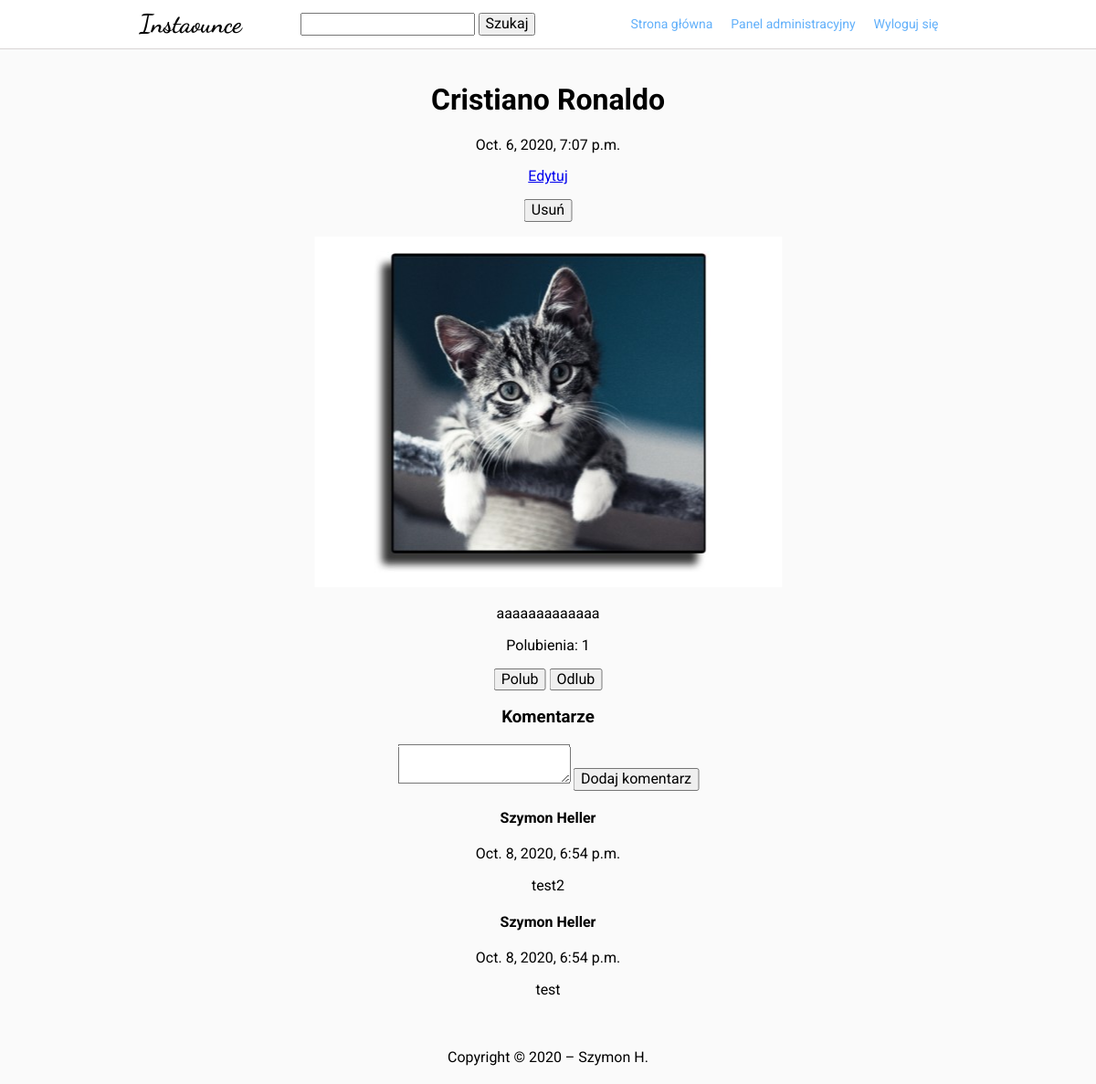
Before: /post/3 (signed in) with the older database file.
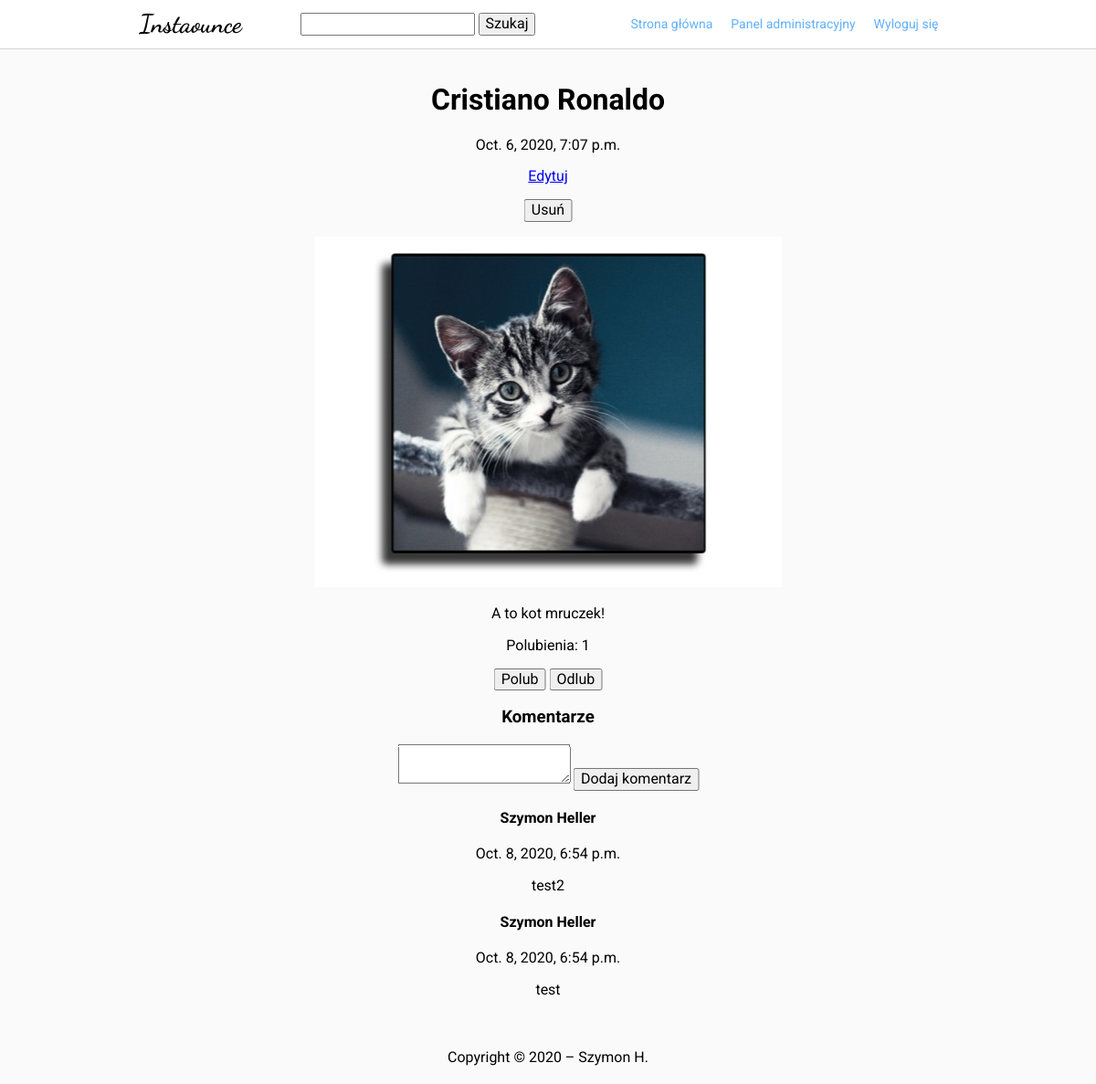
After: the same page with the newer database file.
### photos/models.py (models this page shows, shortened)
class Post(models.Model):
    user = models.ForeignKey(User, on_delete=models.PROTECT)
    created_timestamp = models.DateTimeField(auto_now_add=True)
    last_modified_timestamp = models.DateTimeField(auto_now=True, null=True)
    content = models.CharField(max_length=400)
    image = models.ImageField(
        upload_to="posts/", width_field="image_width", height_field="image_height"
    )
    image_width = models.PositiveIntegerField(default=0)
    image_height = models.PositiveIntegerField(default=0)
    class Meta:
        ordering = ["-created_timestamp"]

class User(AbstractBaseUser, PermissionsMixin):
    USERNAME_FIELD = "email"
    REQUIRED_FIELDS = [
        "firstname",
        "lastname",
    ]
    email = models.EmailField(unique=True)
    firstname = models.CharField(max_length=100)
    lastname = models.CharField(max_length=100)
    profile_photo = models.ImageField(upload_to="profile_photos/", blank=True)
    description = models.TextField(blank=True)
    website = models.URLField(default="", blank=True)
    following = models.ManyToManyField(
        "self", symmetrical=False, related_name="followers", blank=True
    )
    is_superuser = models.BooleanField(default=False)
    objects = UserManager()
    def get_full_name(self):
        return f"{self.firstname} {self.lastname}"
    def __str__(self):
        return self.get_full_name()

### photos/views.py (the view)
# urls.py: path("post/<int:pk>", views.PostView.as_view(), name="post"),
class PostView(DetailView):
    template_name = "photos/post.html"
    context_object_name = "post"
    def get_queryset(self):
        q = Q(like__user=self.request.user) & Q(like__like=True)
        return (
            Post.objects.select_related("user")
            .annotate(
                like_count=Count("like", filter=Q(like__like=True)),
                liked_by_user=Count("like", filter=q),
            )
            .prefetch_related(
                Prefetch("comment_set", queryset=Comment.objects.select_related("user"))
            )
        )
    def get_context_data(self, **kwargs):
        context = {
            "title": f"{self.object.user}: {self.object.content}",
        }
        return super().get_context_data(**context)

### photos/templates/photos/post.html (shortened to what this page needs)
{% extends 'base.html' %}
{% block main %}
<h1>{{ post.user }}</h1>
<p>{{ post.created_timestamp }}</p>
<p>
    <a href="{% url 'photos:update_post' post.pk %}" class="btn btn-primary">Edytuj</a>
<form method="POST" action="{% url 'photos:delete_post' post.pk %}">
    <input class="btn btn-danger" type="submit" value="Usuń">
</form>
</p>
<img src="{{ post.image.url }}" alt="{{ post.content }}">
<p>{{ post.content }}</p>
<p>Polubienia: {{ post.like_count }}</p>
<button id="like" data-url="{% url 'photos:like' post.pk %}" class="btn btn-success liked">Polub</button>
<button id="dislike" data-url="{% url 'photos:dislike' post.pk %}" class="btn btn-danger">Odlub</button>
<h3>Komentarze</h3>
<form method="POST" action="{% url 'photos:create_comment' post.pk %}">
    <textarea name="content"></textarea>
    <input type="submit" value="Dodaj komentarz">
</form>
{% for comment in post.comment_set.all %}
<h4>{{ comment.user }}</h4>
<p>{{ comment.created_timestamp }}</p>
<p>{{ comment.content }}</p>
{% endfor %}
{% endblock %}

Changed rows visible on the page:
changed Post "Cristiano Ronaldo": content "aaaaaaaaaaaaa" → "A to kot mruczek!"
